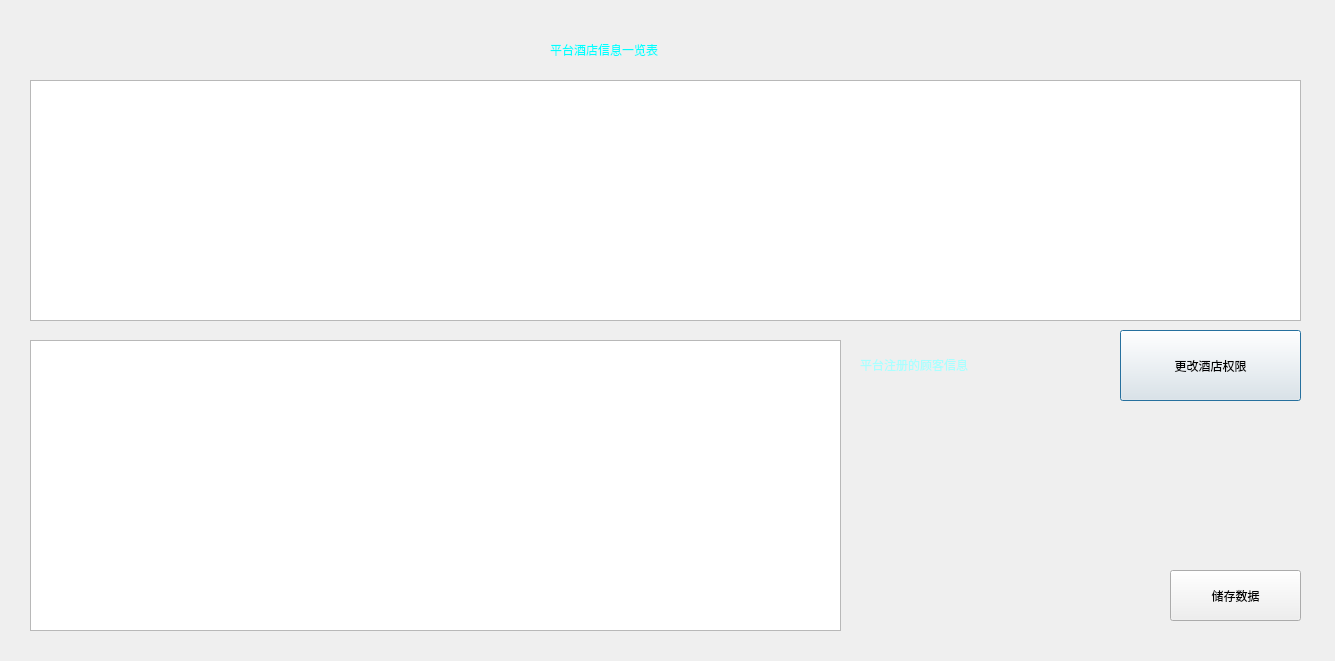
<?xml version="1.0" encoding="UTF-8"?>
<ui version="4.0">
 <class>platwindow</class>
 <widget class="QDialog" name="platwindow">
  <property name="geometry">
   <rect>
    <x>0</x>
    <y>0</y>
    <width>1335</width>
    <height>661</height>
   </rect>
  </property>
  <property name="windowTitle">
   <string>Dialog</string>
  </property>
  <widget class="QTableWidget" name="hoteltable">
   <property name="geometry">
    <rect>
     <x>30</x>
     <y>80</y>
     <width>1271</width>
     <height>241</height>
    </rect>
   </property>
  </widget>
  <widget class="QPushButton" name="changeau">
   <property name="geometry">
    <rect>
     <x>1120</x>
     <y>330</y>
     <width>181</width>
     <height>71</height>
    </rect>
   </property>
   <property name="styleSheet">
    <string notr="true">font: 12pt &quot;楷体&quot;;</string>
   </property>
   <property name="text">
    <string>更改酒店权限</string>
   </property>
  </widget>
  <widget class="QLabel" name="label">
   <property name="geometry">
    <rect>
     <x>550</x>
     <y>30</y>
     <width>261</width>
     <height>41</height>
    </rect>
   </property>
   <property name="styleSheet">
    <string notr="true">font: 16pt &quot;楷体&quot;;</string>
   </property>
   <property name="text">
    <string>&lt;html&gt;&lt;head/&gt;&lt;body&gt;&lt;p&gt;&lt;span style=&quot; color:#00ffff;&quot;&gt;平台酒店信息一览表&lt;/span&gt;&lt;/p&gt;&lt;/body&gt;&lt;/html&gt;</string>
   </property>
  </widget>
  <widget class="QTableWidget" name="custable">
   <property name="geometry">
    <rect>
     <x>30</x>
     <y>340</y>
     <width>811</width>
     <height>291</height>
    </rect>
   </property>
  </widget>
  <widget class="QLabel" name="cusinfo">
   <property name="geometry">
    <rect>
     <x>860</x>
     <y>340</y>
     <width>191</width>
     <height>51</height>
    </rect>
   </property>
   <property name="styleSheet">
    <string notr="true">font: 12pt &quot;楷体&quot;;</string>
   </property>
   <property name="text">
    <string>&lt;html&gt;&lt;head/&gt;&lt;body&gt;&lt;p&gt;&lt;span style=&quot; color:#aaffff;&quot;&gt;平台注册的顾客信息&lt;/span&gt;&lt;/p&gt;&lt;/body&gt;&lt;/html&gt;</string>
   </property>
  </widget>
  <widget class="QPushButton" name="save">
   <property name="geometry">
    <rect>
     <x>1170</x>
     <y>570</y>
     <width>131</width>
     <height>51</height>
    </rect>
   </property>
   <property name="text">
    <string>储存数据</string>
   </property>
  </widget>
  <widget class="QLabel" name="label_2">
   <property name="geometry">
    <rect>
     <x>-9</x>
     <y>-6</y>
     <width>1351</width>
     <height>671</height>
    </rect>
   </property>
   <property name="text">
    <string/>
   </property>
   <property name="pixmap">
    <pixmap resource="background.qrc">:/new/prefix1/0ba296d686891fb6ae10cb8538abc7c2.jpg</pixmap>
   </property>
  </widget>
  <zorder>label_2</zorder>
  <zorder>hoteltable</zorder>
  <zorder>changeau</zorder>
  <zorder>label</zorder>
  <zorder>custable</zorder>
  <zorder>cusinfo</zorder>
  <zorder>save</zorder>
 </widget>
 <resources>
  <include location="background.qrc"/>
 </resources>
 <connections/>
</ui>
